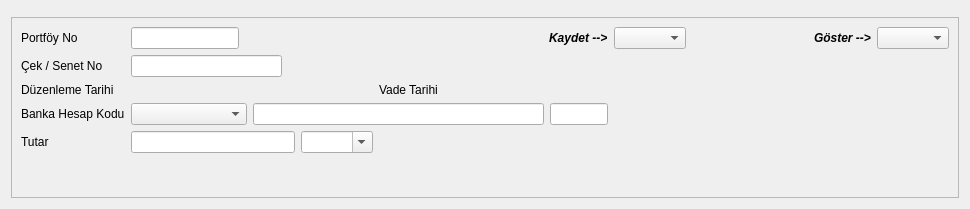
<?xml version="1.0" encoding="UTF-8"?>
<ui version="4.0">
 <class>CEK_SENET_FORMU</class>
 <widget class="QDialog" name="CEK_SENET_FORMU">
  <property name="geometry">
   <rect>
    <x>0</x>
    <y>0</y>
    <width>970</width>
    <height>209</height>
   </rect>
  </property>
  <property name="sizePolicy">
   <sizepolicy hsizetype="Expanding" vsizetype="Expanding">
    <horstretch>0</horstretch>
    <verstretch>0</verstretch>
   </sizepolicy>
  </property>
  <property name="maximumSize">
   <size>
    <width>1000</width>
    <height>289</height>
   </size>
  </property>
  <property name="windowTitle">
   <string>Çek / Senet Formu</string>
  </property>
  <layout class="QGridLayout" name="gridLayout_2" rowstretch="1,10">
   <item row="0" column="0">
    <widget class="QWidget" name="navigation_buttons_widget" native="true">
     <property name="sizePolicy">
      <sizepolicy hsizetype="Preferred" vsizetype="Fixed">
       <horstretch>0</horstretch>
       <verstretch>0</verstretch>
      </sizepolicy>
     </property>
     <property name="minimumSize">
      <size>
       <width>0</width>
       <height>0</height>
      </size>
     </property>
    </widget>
   </item>
   <item row="1" column="0">
    <widget class="QFrame" name="frame">
     <property name="frameShape">
      <enum>QFrame::StyledPanel</enum>
     </property>
     <property name="frameShadow">
      <enum>QFrame::Raised</enum>
     </property>
     <layout class="QGridLayout" name="gridLayout">
      <item row="0" column="0">
       <widget class="QLabel" name="label">
        <property name="sizePolicy">
         <sizepolicy hsizetype="Fixed" vsizetype="Fixed">
          <horstretch>0</horstretch>
          <verstretch>0</verstretch>
         </sizepolicy>
        </property>
        <property name="minimumSize">
         <size>
          <width>0</width>
          <height>0</height>
         </size>
        </property>
        <property name="text">
         <string>Portföy No</string>
        </property>
       </widget>
      </item>
      <item row="0" column="1">
       <widget class="QLineEdit" name="lineedit_portfoy_no"/>
      </item>
      <item row="0" column="2">
       <spacer name="horizontalSpacer_2">
        <property name="orientation">
         <enum>Qt::Horizontal</enum>
        </property>
        <property name="sizeHint" stdset="0">
         <size>
          <width>24</width>
          <height>20</height>
         </size>
        </property>
       </spacer>
      </item>
      <item row="0" column="3">
       <spacer name="horizontalSpacer_3">
        <property name="orientation">
         <enum>Qt::Horizontal</enum>
        </property>
        <property name="sizeHint" stdset="0">
         <size>
          <width>85</width>
          <height>20</height>
         </size>
        </property>
       </spacer>
      </item>
      <item row="0" column="4">
       <spacer name="horizontalSpacer_5">
        <property name="orientation">
         <enum>Qt::Horizontal</enum>
        </property>
        <property name="sizeHint" stdset="0">
         <size>
          <width>40</width>
          <height>20</height>
         </size>
        </property>
       </spacer>
      </item>
      <item row="0" column="5">
       <widget class="QLabel" name="label_sirket">
        <property name="sizePolicy">
         <sizepolicy hsizetype="Fixed" vsizetype="Fixed">
          <horstretch>0</horstretch>
          <verstretch>0</verstretch>
         </sizepolicy>
        </property>
        <property name="font">
         <font>
          <weight>75</weight>
          <italic>true</italic>
          <bold>true</bold>
         </font>
        </property>
        <property name="text">
         <string>Kaydet --&gt;</string>
        </property>
       </widget>
      </item>
      <item row="0" column="6">
       <widget class="QComboBox" name="comboBox_sirket">
        <property name="sizePolicy">
         <sizepolicy hsizetype="Minimum" vsizetype="Fixed">
          <horstretch>0</horstretch>
          <verstretch>0</verstretch>
         </sizepolicy>
        </property>
        <property name="focusPolicy">
         <enum>Qt::NoFocus</enum>
        </property>
       </widget>
      </item>
      <item row="0" column="7">
       <spacer name="horizontalSpacer">
        <property name="orientation">
         <enum>Qt::Horizontal</enum>
        </property>
        <property name="sizeHint" stdset="0">
         <size>
          <width>149</width>
          <height>20</height>
         </size>
        </property>
       </spacer>
      </item>
      <item row="0" column="8">
       <widget class="QLabel" name="label_fis_filtresi">
        <property name="sizePolicy">
         <sizepolicy hsizetype="Fixed" vsizetype="Fixed">
          <horstretch>0</horstretch>
          <verstretch>0</verstretch>
         </sizepolicy>
        </property>
        <property name="font">
         <font>
          <weight>75</weight>
          <italic>true</italic>
          <bold>true</bold>
         </font>
        </property>
        <property name="text">
         <string>Göster --&gt;</string>
        </property>
       </widget>
      </item>
      <item row="0" column="9">
       <widget class="QComboBox" name="comboBox_fis_filtresi">
        <property name="sizePolicy">
         <sizepolicy hsizetype="Minimum" vsizetype="Fixed">
          <horstretch>0</horstretch>
          <verstretch>0</verstretch>
         </sizepolicy>
        </property>
        <property name="focusPolicy">
         <enum>Qt::NoFocus</enum>
        </property>
       </widget>
      </item>
      <item row="1" column="0">
       <widget class="QLabel" name="label_cek_senet_no">
        <property name="sizePolicy">
         <sizepolicy hsizetype="Fixed" vsizetype="Fixed">
          <horstretch>0</horstretch>
          <verstretch>0</verstretch>
         </sizepolicy>
        </property>
        <property name="minimumSize">
         <size>
          <width>0</width>
          <height>0</height>
         </size>
        </property>
        <property name="text">
         <string>Çek / Senet No </string>
        </property>
       </widget>
      </item>
      <item row="1" column="1" colspan="2">
       <widget class="QLineEdit" name="lineedit_cek_no"/>
      </item>
      <item row="2" column="0">
       <widget class="QLabel" name="label_3">
        <property name="sizePolicy">
         <sizepolicy hsizetype="Fixed" vsizetype="Fixed">
          <horstretch>0</horstretch>
          <verstretch>0</verstretch>
         </sizepolicy>
        </property>
        <property name="minimumSize">
         <size>
          <width>0</width>
          <height>0</height>
         </size>
        </property>
        <property name="text">
         <string>Düzenleme Tarihi</string>
        </property>
       </widget>
      </item>
      <item row="2" column="1" colspan="3">
       <widget class="QAdakDate" name="adakDate_keside_tarihi" native="true">
        <property name="minimumSize">
         <size>
          <width>242</width>
          <height>0</height>
         </size>
        </property>
        <property name="maximumSize">
         <size>
          <width>242</width>
          <height>30</height>
         </size>
        </property>
        <property name="whatsThis">
         <string>Tarih WidgetÄ± </string>
        </property>
        <property name="QAdakDate" stdset="0">
         <rect>
          <x>0</x>
          <y>0</y>
          <width>100</width>
          <height>100</height>
         </rect>
        </property>
       </widget>
      </item>
      <item row="2" column="4" colspan="3">
       <layout class="QHBoxLayout" name="horizontalLayout">
        <item>
         <widget class="QLabel" name="label_4">
          <property name="sizePolicy">
           <sizepolicy hsizetype="Fixed" vsizetype="Fixed">
            <horstretch>0</horstretch>
            <verstretch>0</verstretch>
           </sizepolicy>
          </property>
          <property name="minimumSize">
           <size>
            <width>0</width>
            <height>0</height>
           </size>
          </property>
          <property name="text">
           <string>Vade Tarihi</string>
          </property>
         </widget>
        </item>
        <item>
         <widget class="QAdakDate" name="adakDate_vade_tarihi" native="true">
          <property name="minimumSize">
           <size>
            <width>242</width>
            <height>0</height>
           </size>
          </property>
          <property name="maximumSize">
           <size>
            <width>242</width>
            <height>30</height>
           </size>
          </property>
          <property name="whatsThis">
           <string>Tarih WidgetÄ± </string>
          </property>
          <property name="QAdakDate" stdset="0">
           <rect>
            <x>0</x>
            <y>0</y>
            <width>100</width>
            <height>100</height>
           </rect>
          </property>
         </widget>
        </item>
       </layout>
      </item>
      <item row="3" column="0">
       <widget class="QLabel" name="label_banka_ismi">
        <property name="sizePolicy">
         <sizepolicy hsizetype="Fixed" vsizetype="Fixed">
          <horstretch>0</horstretch>
          <verstretch>0</verstretch>
         </sizepolicy>
        </property>
        <property name="minimumSize">
         <size>
          <width>0</width>
          <height>0</height>
         </size>
        </property>
        <property name="text">
         <string>Banka Hesap Kodu</string>
        </property>
       </widget>
      </item>
      <item row="3" column="1" colspan="5">
       <layout class="QHBoxLayout" name="horizontalLayout_2" stretch="2,5,1">
        <item>
         <widget class="QComboBox" name="combobox_banka_hesap_kodu">
          <property name="sizePolicy">
           <sizepolicy hsizetype="Minimum" vsizetype="Fixed">
            <horstretch>0</horstretch>
            <verstretch>0</verstretch>
           </sizepolicy>
          </property>
          <property name="editable">
           <bool>false</bool>
          </property>
         </widget>
        </item>
        <item>
         <widget class="QLineEdit" name="lineedit_bnk_sube_bilgisi">
          <property name="focusPolicy">
           <enum>Qt::NoFocus</enum>
          </property>
          <property name="readOnly">
           <bool>true</bool>
          </property>
         </widget>
        </item>
        <item>
         <widget class="QLineEdit" name="lineEdit_doviz_cinsi">
          <property name="focusPolicy">
           <enum>Qt::NoFocus</enum>
          </property>
          <property name="readOnly">
           <bool>true</bool>
          </property>
         </widget>
        </item>
       </layout>
      </item>
      <item row="4" column="0">
       <widget class="QLabel" name="label_9">
        <property name="sizePolicy">
         <sizepolicy hsizetype="Fixed" vsizetype="Fixed">
          <horstretch>0</horstretch>
          <verstretch>0</verstretch>
         </sizepolicy>
        </property>
        <property name="minimumSize">
         <size>
          <width>0</width>
          <height>0</height>
         </size>
        </property>
        <property name="text">
         <string>Tutar</string>
        </property>
       </widget>
      </item>
      <item row="4" column="1" colspan="3">
       <layout class="QHBoxLayout" name="horizontalLayout_3" stretch="3,1">
        <item>
         <widget class="QCommaEdit" name="commaedit_tutar">
          <property name="whatsThis">
           <string>Sayilari formatina(Or:1,000,234.50) donusturur. </string>
          </property>
          <property name="QCommaEdit" stdset="0">
           <rect>
            <x>0</x>
            <y>0</y>
            <width>100</width>
            <height>100</height>
           </rect>
          </property>
         </widget>
        </item>
        <item>
         <widget class="QComboBox" name="comboBox_doviz_kodu">
          <property name="sizePolicy">
           <sizepolicy hsizetype="Expanding" vsizetype="Fixed">
            <horstretch>0</horstretch>
            <verstretch>0</verstretch>
           </sizepolicy>
          </property>
          <property name="editable">
           <bool>true</bool>
          </property>
         </widget>
        </item>
       </layout>
      </item>
      <item row="5" column="1">
       <spacer name="verticalSpacer">
        <property name="orientation">
         <enum>Qt::Vertical</enum>
        </property>
        <property name="sizeHint" stdset="0">
         <size>
          <width>20</width>
          <height>40</height>
         </size>
        </property>
       </spacer>
      </item>
     </layout>
    </widget>
   </item>
  </layout>
 </widget>
 <customwidgets>
  <customwidget>
   <class>QAdakDate</class>
   <extends>QWidget</extends>
   <header>QAdakDate.h</header>
  </customwidget>
  <customwidget>
   <class>QCommaEdit</class>
   <extends>QLineEdit</extends>
   <header>QCommaEdit.h</header>
  </customwidget>
 </customwidgets>
 <tabstops>
  <tabstop>lineedit_portfoy_no</tabstop>
  <tabstop>lineedit_cek_no</tabstop>
  <tabstop>adakDate_keside_tarihi</tabstop>
  <tabstop>comboBox_fis_filtresi</tabstop>
 </tabstops>
 <resources/>
 <connections/>
</ui>
